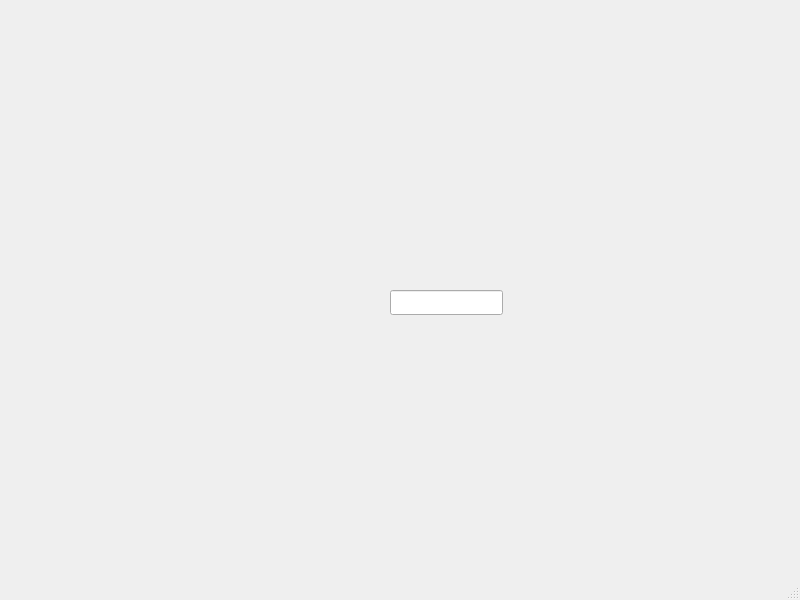
<?xml version="1.0" encoding="UTF-8"?>
<ui version="4.0">
 <class>MainWindow</class>
 <widget class="QMainWindow" name="MainWindow">
  <property name="geometry">
   <rect>
    <x>0</x>
    <y>0</y>
    <width>800</width>
    <height>600</height>
   </rect>
  </property>
  <property name="windowTitle">
   <string>MainWindow</string>
  </property>
  <widget class="QWidget" name="centralwidget">
   <widget class="QLineEdit" name="lineEdit">
    <property name="geometry">
     <rect>
      <x>390</x>
      <y>290</y>
      <width>113</width>
      <height>25</height>
     </rect>
    </property>
    <property name="echoMode">
     <enum>QLineEdit::Password</enum>
    </property>
   </widget>
  </widget>
  <widget class="QMenuBar" name="menubar">
   <property name="geometry">
    <rect>
     <x>0</x>
     <y>0</y>
     <width>800</width>
     <height>22</height>
    </rect>
   </property>
  </widget>
  <widget class="QStatusBar" name="statusbar"/>
 </widget>
 <resources/>
 <connections/>
</ui>
